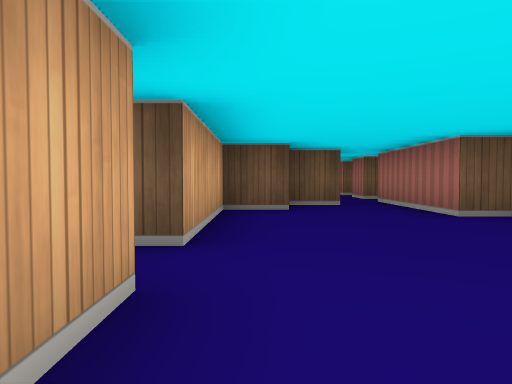
View 1 (above)

17 first-person views from a walk through a cub3D maze. The camera is about half as high as the walls, tilts 2° down and sees 70° across. The floor is counted in squares. Each view is taken from the middle of a square. On the plan, view 1 faces up. The plan holds only what a view shows up to about 9 squares ahead; the rest is blank.

View 2
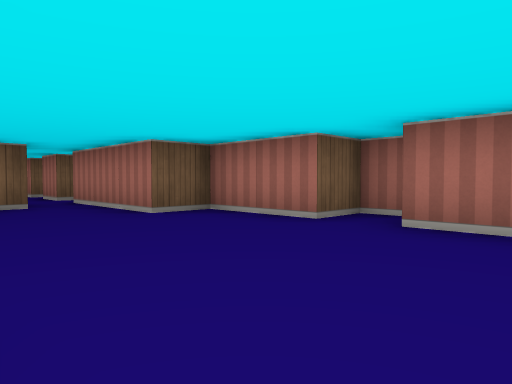

View 3
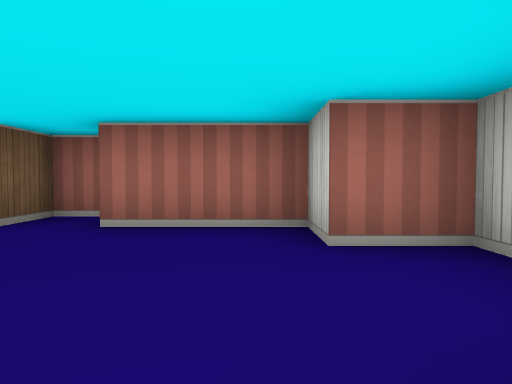

View 4
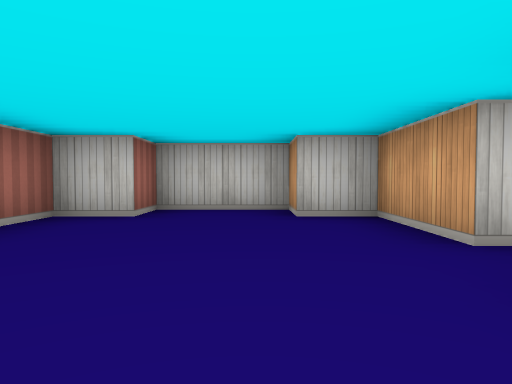

View 5
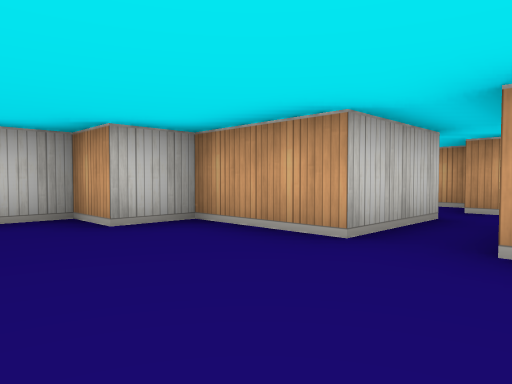

View 6
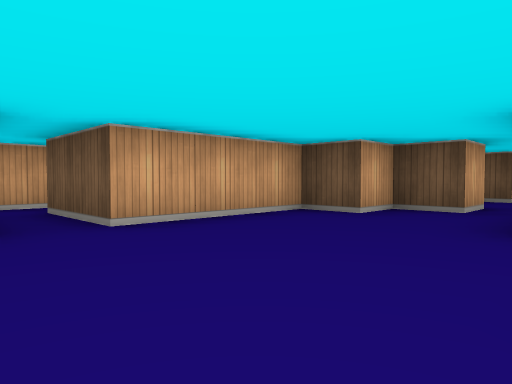

View 7
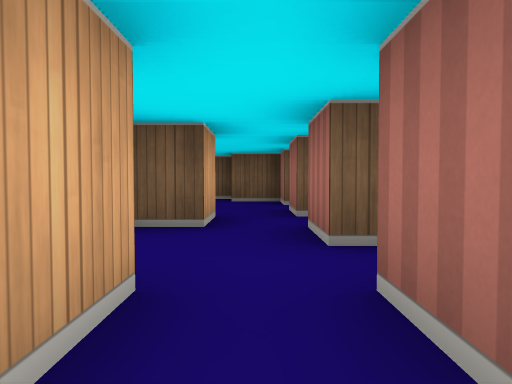

View 8
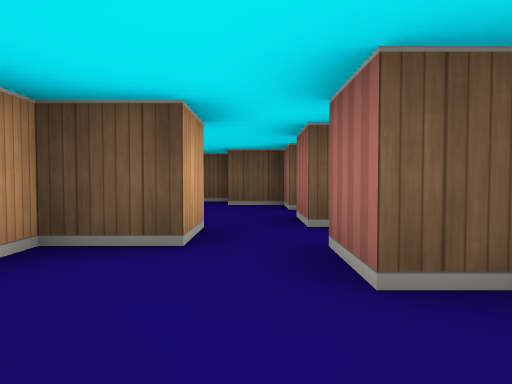

View 9
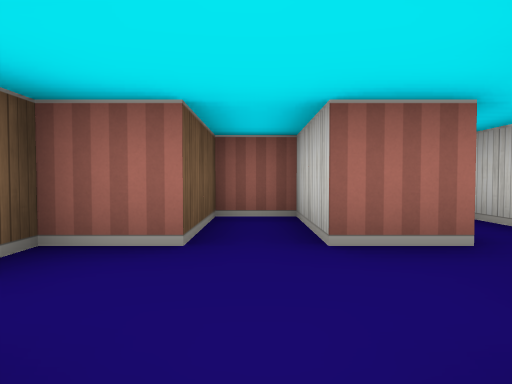

View 10
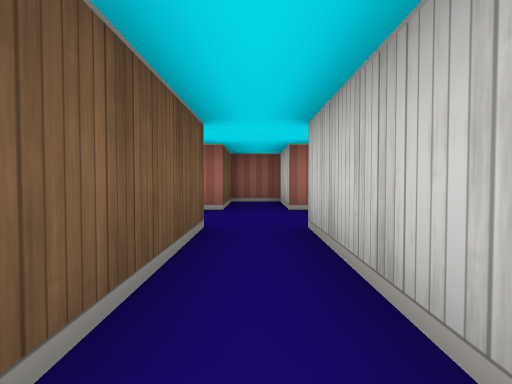

View 11
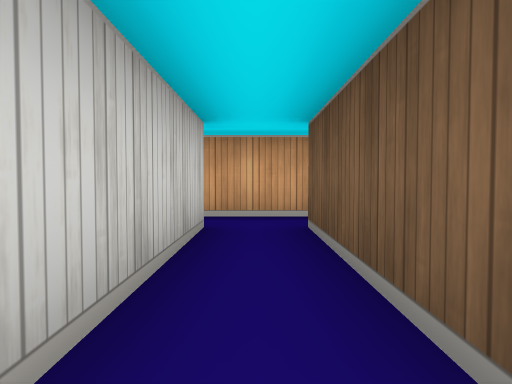

View 12
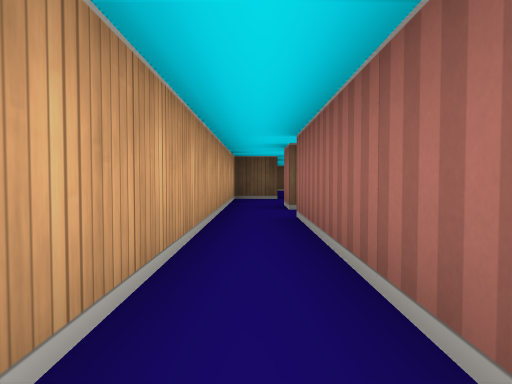

View 13
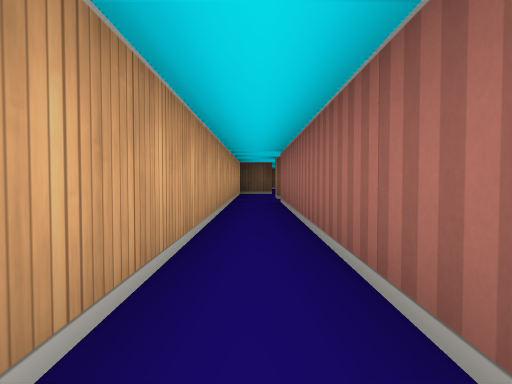

View 14
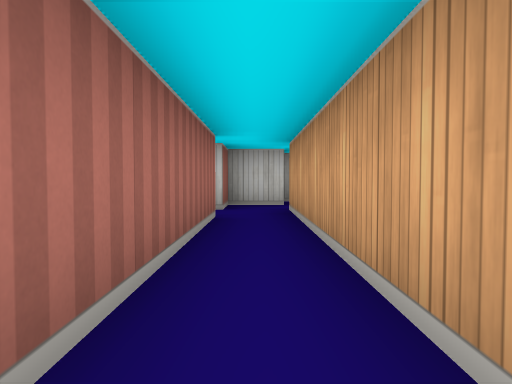

View 15
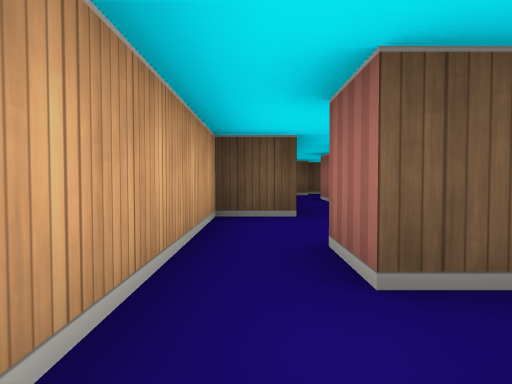

View 16
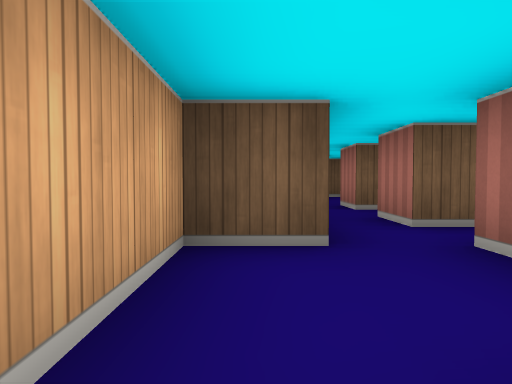

View 17
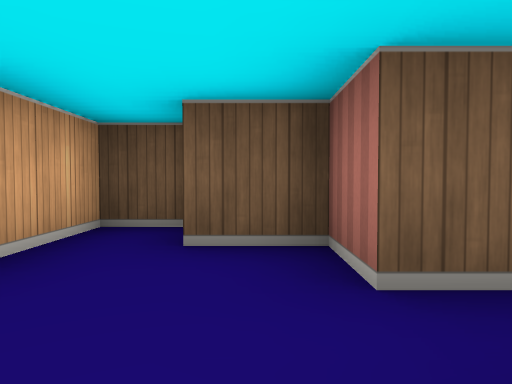

### Floor plan
Points are (right, up) in squares from view 1. A wall is a line through its corners. A room is listed if a view was taken in it or the views show most of it. See-through windows are left out.
Room 1 (views 1, 2, 3, 4, 5, 6, 7, 8)
walls: (4.5, 1.9) (4.5, 2.5) (3.5, 2.5) (3.5, 4.5) (2.5, 4.5) (2.5, 7.5); (-0.5, 1.5) (-0.5, -0.5) (0.5, -0.5) (0.5, -1.5) (2.5, -1.5) (2.5, -0.5) (3.5, -0.5) (3.5, 1.5); (1.5, 7.6) (1.5, 6.5) (0.5, 6.5) (0.5, 5.5) (-0.5, 5.5) (-0.5, 2.5)
ways out: opening at (-1.5, 2) to room 4; opening at (2, 8)
Room 2 (views 9, 10, 16)
walls: (-2.5, 11.5) (0.5, 11.5); (-3.5, 13.5) (-3.5, 11.5); (0.5, 12.5) (-2.5, 12.5) (-2.5, 13.5)
ways out: opening at (0, 12) to room 3; opening at (-3, 11) to room 4; opening at (-3, 13) to room 5
Room 3 (views 11, 17)
walls: (1.5, 10.5) (1.5, 9.5); (2.5, 10.4) (2.5, 11.5) (4.5, 11.5) (4.5, 12.5) (2.5, 12.5) (2.5, 13.5) (1.5, 13.5); (1.5, 14.5) (0.5, 14.5) (0.5, 13.1); (3.5, 9.5) (4.2, 9.5)
ways out: opening at (0, 12) to room 2; opening at (2, 9)
Room 4 (views 12, 13, 14, 15)
walls: (-0.5, 2.5) (-2.5, 2.5) (-2.5, 11.5); (-4.5, 1.2) (-4.5, 0.8); (-3.5, 0.5) (-2.5, 0.5) (-2.5, 1.5) (-0.5, 1.5); (-3.5, 11.5) (-3.5, 1.5)
ways out: opening at (-1.5, 2) to room 1; opening at (-3, 11) to room 2
Room 5 (no view inside)
walls: (-2.4, 15.5) (-3.5, 15.5) (-3.5, 13.5)
ways out: opening at (-3, 13) to room 2; opening at (-2, 15)

Positions as (right, up) in squares from view 1, and headings:
1: (0, 0), facing up
2: (0, 0), facing up-right
3: (0, 0), facing right
4: (1, 4), facing down
5: (2, 3), facing down-left
6: (3, 1), facing up-left
7: (2, 6), facing up
8: (2, 7), facing up
9: (0, 12), facing right
10: (-3, 12), facing right
11: (1, 12), facing left
12: (-3, 7), facing up
13: (-3, 4), facing up
14: (-3, 7), facing down
15: (-3, 11), facing up
16: (-3, 13), facing up
17: (2, 11), facing up
